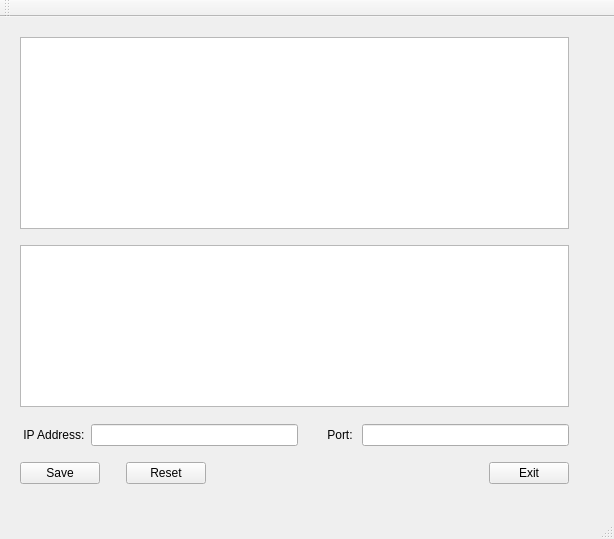
<?xml version="1.0" encoding="UTF-8"?>
<ui version="4.0">
 <class>MainWindow</class>
 <widget class="QMainWindow" name="MainWindow">
  <property name="geometry">
   <rect>
    <x>0</x>
    <y>0</y>
    <width>614</width>
    <height>539</height>
   </rect>
  </property>
  <property name="windowTitle">
   <string>MainWindow</string>
  </property>
  <widget class="QWidget" name="centralWidget">
   <widget class="QWidget" name="verticalLayoutWidget">
    <property name="geometry">
     <rect>
      <x>9</x>
      <y>9</y>
      <width>571</width>
      <height>469</height>
     </rect>
    </property>
    <layout class="QVBoxLayout" name="verticalLayout">
     <item>
      <widget class="QPlainTextEdit" name="editConnRecord">
       <property name="sizePolicy">
        <sizepolicy hsizetype="Preferred" vsizetype="Fixed">
         <horstretch>0</horstretch>
         <verstretch>0</verstretch>
        </sizepolicy>
       </property>
       <property name="sizeIncrement">
        <size>
         <width>0</width>
         <height>2</height>
        </size>
       </property>
      </widget>
     </item>
     <item>
      <spacer name="verticalSpacer">
       <property name="orientation">
        <enum>Qt::Vertical</enum>
       </property>
       <property name="sizeHint" stdset="0">
        <size>
         <width>20</width>
         <height>40</height>
        </size>
       </property>
      </spacer>
     </item>
     <item>
      <widget class="QPlainTextEdit" name="editMsg">
       <property name="sizeIncrement">
        <size>
         <width>0</width>
         <height>1</height>
        </size>
       </property>
      </widget>
     </item>
     <item>
      <spacer name="verticalSpacer_2">
       <property name="orientation">
        <enum>Qt::Vertical</enum>
       </property>
       <property name="sizeHint" stdset="0">
        <size>
         <width>20</width>
         <height>40</height>
        </size>
       </property>
      </spacer>
     </item>
     <item>
      <layout class="QHBoxLayout" name="horizontalLayout">
       <item>
        <widget class="QLabel" name="labelAdd">
         <property name="text">
          <string> IP Address:</string>
         </property>
        </widget>
       </item>
       <item>
        <widget class="QLineEdit" name="addressEdit"/>
       </item>
       <item>
        <spacer name="horizontalSpacer">
         <property name="orientation">
          <enum>Qt::Horizontal</enum>
         </property>
         <property name="sizeType">
          <enum>QSizePolicy::Fixed</enum>
         </property>
         <property name="sizeHint" stdset="0">
          <size>
           <width>20</width>
           <height>20</height>
          </size>
         </property>
        </spacer>
       </item>
       <item>
        <widget class="QLabel" name="labelPort">
         <property name="text">
          <string> Port: </string>
         </property>
        </widget>
       </item>
       <item>
        <widget class="QLineEdit" name="portEdit"/>
       </item>
      </layout>
     </item>
     <item>
      <spacer name="verticalSpacer_3">
       <property name="orientation">
        <enum>Qt::Vertical</enum>
       </property>
       <property name="sizeHint" stdset="0">
        <size>
         <width>20</width>
         <height>40</height>
        </size>
       </property>
      </spacer>
     </item>
     <item>
      <layout class="QHBoxLayout" name="horizontalLayout_6">
       <item>
        <widget class="QPushButton" name="buttonSave">
         <property name="text">
          <string>Save</string>
         </property>
        </widget>
       </item>
       <item>
        <spacer name="horizontalSpacer_2">
         <property name="orientation">
          <enum>Qt::Horizontal</enum>
         </property>
         <property name="sizeType">
          <enum>QSizePolicy::Fixed</enum>
         </property>
         <property name="sizeHint" stdset="0">
          <size>
           <width>20</width>
           <height>20</height>
          </size>
         </property>
        </spacer>
       </item>
       <item>
        <widget class="QPushButton" name="buttonResetRecord">
         <property name="text">
          <string>Reset</string>
         </property>
        </widget>
       </item>
       <item>
        <spacer name="horizontalSpacer_3">
         <property name="orientation">
          <enum>Qt::Horizontal</enum>
         </property>
         <property name="sizeHint" stdset="0">
          <size>
           <width>40</width>
           <height>20</height>
          </size>
         </property>
        </spacer>
       </item>
       <item>
        <widget class="QPushButton" name="buttonExit">
         <property name="text">
          <string>Exit</string>
         </property>
        </widget>
       </item>
      </layout>
     </item>
    </layout>
   </widget>
  </widget>
  <widget class="QMenuBar" name="menuBar">
   <property name="geometry">
    <rect>
     <x>0</x>
     <y>0</y>
     <width>614</width>
     <height>23</height>
    </rect>
   </property>
  </widget>
  <widget class="QToolBar" name="mainToolBar">
   <attribute name="toolBarArea">
    <enum>TopToolBarArea</enum>
   </attribute>
   <attribute name="toolBarBreak">
    <bool>false</bool>
   </attribute>
  </widget>
  <widget class="QStatusBar" name="statusBar"/>
 </widget>
 <layoutdefault spacing="6" margin="11"/>
 <resources/>
 <connections/>
</ui>
